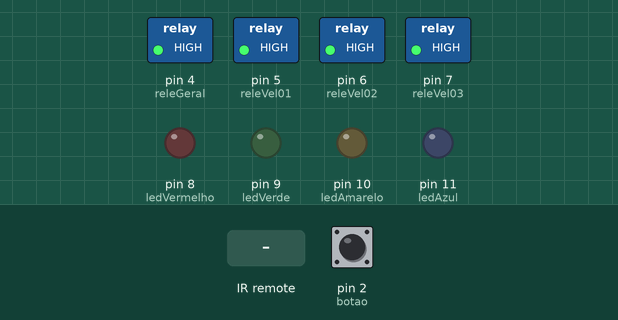
The sketch below on a simulated Arduino Uno, built with avr-gcc and run on an emulated ATmega328P. Parts: switched loads named in the sketch (green lamp = pin HIGH), output pins drawn as LEDs (lit = HIGH). The inputs (shaded band) are chosen by the test bench; at power-on: pin 2 (botao) HIGH.

Above: at 5.2 s.
5.3 s: pin 2 (botao) pulled LOW for 0.15 s
At 6.6 s:
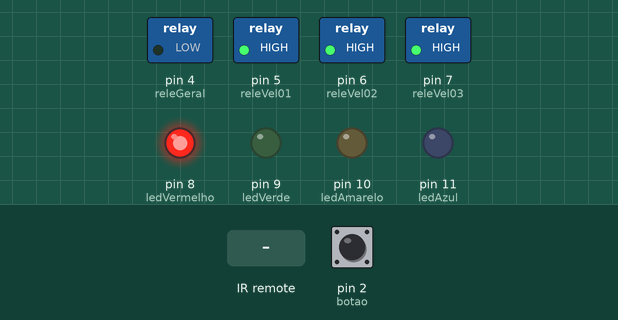
6.9 s: infrared code 0xCE5541E4 received
At 8.1 s:
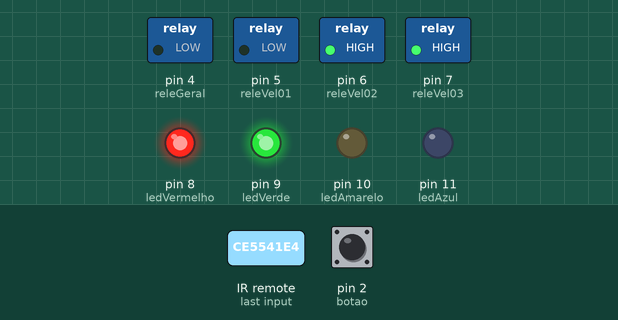
8.4 s: infrared code 0xC0C52AFF received
At 9.4 s:
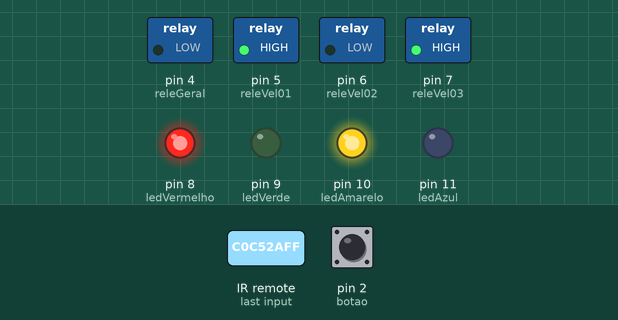
9.9 s: infrared code 0x79FB9E54 received
At 10.6 s:
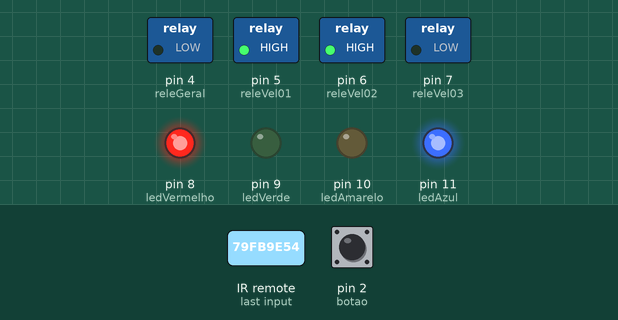
11.4 s: infrared code 0xE23B4151 received
At 11.7 s:
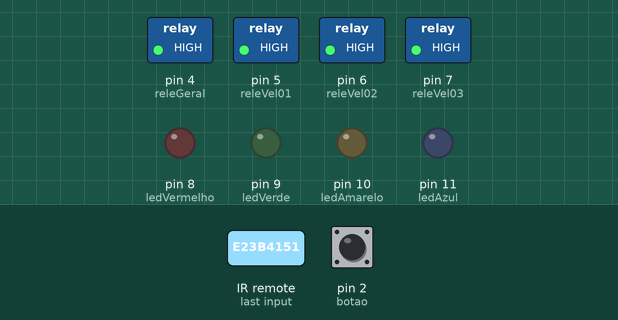
12.9 s: pin 2 (botao) pulled LOW for 1 s
At 14.8 s:
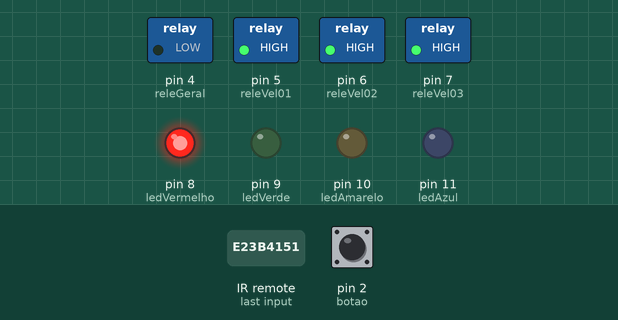
Timing chart, 0 to 16.3 s (numbered marks = the images above; inputs shaded):
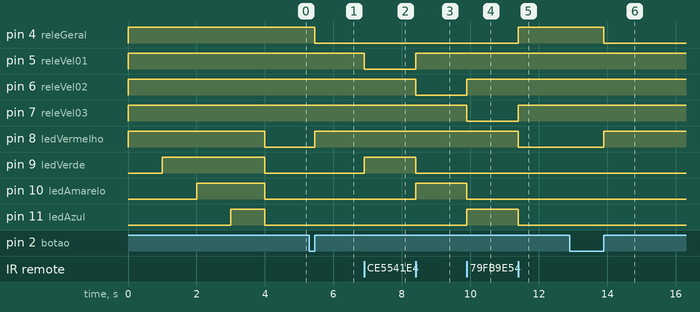

Measured:
- after the input at 5.3 s, pin 4 (releGeral): HIGH → LOW after 0.15 s; pin 8 (ledVermelho): LOW → HIGH after 0.15 s
- after the input at 6.9 s, pin 5 (releVel01): HIGH → LOW at once; pin 9 (ledVerde): LOW → HIGH at once
- after the input at 8.4 s, pin 5 (releVel01), pin 10 (ledAmarelo): LOW → HIGH at once; pin 6 (releVel02), pin 9 (ledVerde): HIGH → LOW at once
- after the input at 9.9 s, pin 6 (releVel02), pin 11 (ledAzul): LOW → HIGH at once; pin 7 (releVel03), pin 10 (ledAmarelo): HIGH → LOW at once
- after the input at 11.4 s, pin 4 (releGeral), pin 7 (releVel03): LOW → HIGH at once; pin 8 (ledVermelho), pin 11 (ledAzul): HIGH → LOW at once
- after the input at 12.9 s, pin 4 (releGeral): HIGH → LOW after 1.0 s; pin 8 (ledVermelho): LOW → HIGH after 1.0 s

The sketch:

projeto-ventilador-completo.ino
```cpp
/*
 * TREINAMENTO AUTOMAÇÃO RESIDENCIAL
 * PRÁTICA: Ventilador Automatizado
 * Período: 12/Dez/2020 a 02/Jan/2021
 * Ultima atualização do Código: 25/Dez/2020
 * Instrutores: Sandro Mesquita e Bianor Oliveira
 * Rede Social:
 * Instagram: @roboticmente, @arduinoceara, @profsandromesquita
 * www.profsandromesquita.com
 * www.roboticmente.blogspot.com
 * www.arduinoceara.com
 */

#include <IRremote.h>     //Inclui a biblioteca IRremote ao código
long int teclaVermelha = 3795534161,
         teclaVerde = 3461693924,
         teclaAmarela = 3234147071,
         teclaAzul = 2046533204; //Valores lidos na clonagem no código anterior
byte botao = 2,         //Botao instalado na porta 2 do arduino
     sensorIR = 3,      //Pino do Arduino que tem o Sensor IR instalado
     releGeral = 4,     //Relé geral que habilita ou desliga o ventilador
     releVel01 = 5,     //Relé que liga o ventilador na Velocidade 01
     releVel02 = 6,     //Relé que liga o ventilador na Velocidade 02
     releVel03 = 7,     //Relé que liga o ventilador na Velocidade 03
     ledVermelho = 8,   //Led indicador que o Ventilador está habilitado
     ledVerde = 9,      //Led indicador que o Ventilador está ligado na velocidade 01
     ledAmarelo = 10,   //Led indicador que o Ventilador está ligado na velocidade 02
     ledAzul = 11;      //Led indicador que o Ventilador está ligado na velocidade 03
byte posBotao = 0;      //Variável da posição do botao em relação ao acionamento das velocidades
IRrecv sensorVentilador(sensorIR);  //Anexa a porta 03 do arduino no objeto sensorVentilador
decode_results codigo;              //Objeto codigo responsável para armazenar o codigo para ser decodificado
bool statusVermelho = 0,
     statusVerde = 0,
     statusAmarelo = 0,
     statusAzul = 0,
     ativaBotao = 0,
     desligou = 0;

void setup() {
  //Inicializa com todos os reles desligados
  digitalWrite(releGeral, !statusVermelho); //Lembrando que o estado de ligar o relé
  digitalWrite(releVel01, !statusVerde);    //é invertido de ligar o led
  digitalWrite(releVel02, !statusAmarelo);  //Led liga com HIGH e desliga com LOW
  digitalWrite(releVel03, !statusAzul);     //Rele liga com LOW e desliga com HIGH

  Serial.begin(9600);
  sensorVentilador.enableIRIn();

  pinMode(botao, INPUT_PULLUP); //Configurando pino 2 do Arduino como de entrada

  for (byte pin = 4; pin < 12; pin++) {
    pinMode(pin, OUTPUT);   //Configurando os pinos dos leds e relés como saída
  }

  //Testando leds
  for (byte led = 8; led < 12; led++) {
    digitalWrite(led, HIGH);
    delay(1000);
  }

  //Inicializa com todos os leds desligados
  digitalWrite(ledVermelho, statusVermelho);
  digitalWrite(ledVerde, statusVerde);
  digitalWrite(ledAmarelo, statusAmarelo);
  digitalWrite(ledAzul, statusAzul);

}

void loop() {
  desligou = 0;
  if (sensorVentilador.decode(&codigo)) {
    controleRemoto();
  }

  else if (!digitalRead(botao)) {
    unsigned long tempo1 = millis();
    while (!digitalRead(botao)) {
      int tempo = millis() - tempo1;
      if (tempo > 3000) {
        statusVermelho = 0;
        statusVerde = 0;
        statusAmarelo = 0;
        statusAzul = 0;
        acionamento(statusVermelho, statusVerde, statusAmarelo, statusAzul);
        delay(5000);
        posBotao=0;
        ativaBotao = 0;
        desligou=1;
        break;
      }
    }
    controleManual();
  }
}

void controleManual() {
  ativaBotao = 1;
  if ((posBotao == 0)&&(desligou == 0)) {
    controleRemoto();
  }
  else if ((posBotao == 1)&&(desligou == 0)) {
    controleRemoto();
  }
  else if ((posBotao == 2)&&(desligou == 0)) {
    controleRemoto();
  }
  else if ((posBotao == 3)&&(desligou == 0)) {
    controleRemoto();
  }
  delay(200);
}

void controleRemoto() {
  desligou=0;
  if ((codigo.value == teclaVermelha) or ((posBotao == 0) && (ativaBotao == 1))) {
    statusVermelho = !statusVermelho;
    statusVerde = 0;
    statusAmarelo = 0;
    statusAzul = 0;
    acionamento(statusVermelho, statusVerde, statusAmarelo, statusAzul);
    posBotao=1;
    ativaBotao = 0;
  }

  else if (((codigo.value == teclaVerde) && (statusVermelho == 1)) or ((posBotao == 1) && (ativaBotao == 1))) {
    posBotao = 2;
    statusVerde = 1;  //Liga led Verde e Velocidade 01 do ventilador
    statusAmarelo = 0;
    statusAzul = 0;
    acionamento(statusVermelho, statusVerde, statusAmarelo, statusAzul);
    ativaBotao = 0;
  }

  else if (((codigo.value == teclaAmarela) && (statusVermelho == 1)) or ((posBotao == 2) && (ativaBotao == 1))) {
    posBotao = 3;
    statusVerde = 0;
    statusAmarelo = 1; //Liga led Amarelo e Velocidade 02 do ventilador
    statusAzul = 0;
    acionamento(statusVermelho, statusVerde, statusAmarelo, statusAzul);
    ativaBotao = 0;
  }

  else if (((codigo.value == teclaAzul) && (statusVermelho == 1)) or ((posBotao == 3) && (ativaBotao == 1))) {
    posBotao = 1;
    statusVerde = 0;
    statusAmarelo = 0;
    statusAzul = 1;   //Liga led Azul e Velocidade 03 do ventilador
    acionamento(statusVermelho, statusVerde, statusAmarelo, statusAzul);
    ativaBotao = 0;
  }
  delay(200);
  sensorVentilador.resume();
}

void acionamento(bool statusVermelho, bool statusVerde, bool statusAmarelo, bool statusAzul) {
  //Liga ou desliga os Leds sinalizador
  digitalWrite(ledVermelho, statusVermelho);
  digitalWrite(ledVerde, statusVerde);
  digitalWrite(ledAmarelo, statusAmarelo);
  digitalWrite(ledAzul, statusAzul);

  //Liga ou desliga os relés
  digitalWrite(releGeral, !statusVermelho); //Lembrando que o estado de ligar o relé
  digitalWrite(releVel01, !statusVerde);    //é invertido de ligar o led
  digitalWrite(releVel02, !statusAmarelo);  //Led liga com HIGH e desliga com LOW
  digitalWrite(releVel03, !statusAzul);     //Rele liga com LOW e desliga com HIGH
  delay(200);
}
```
